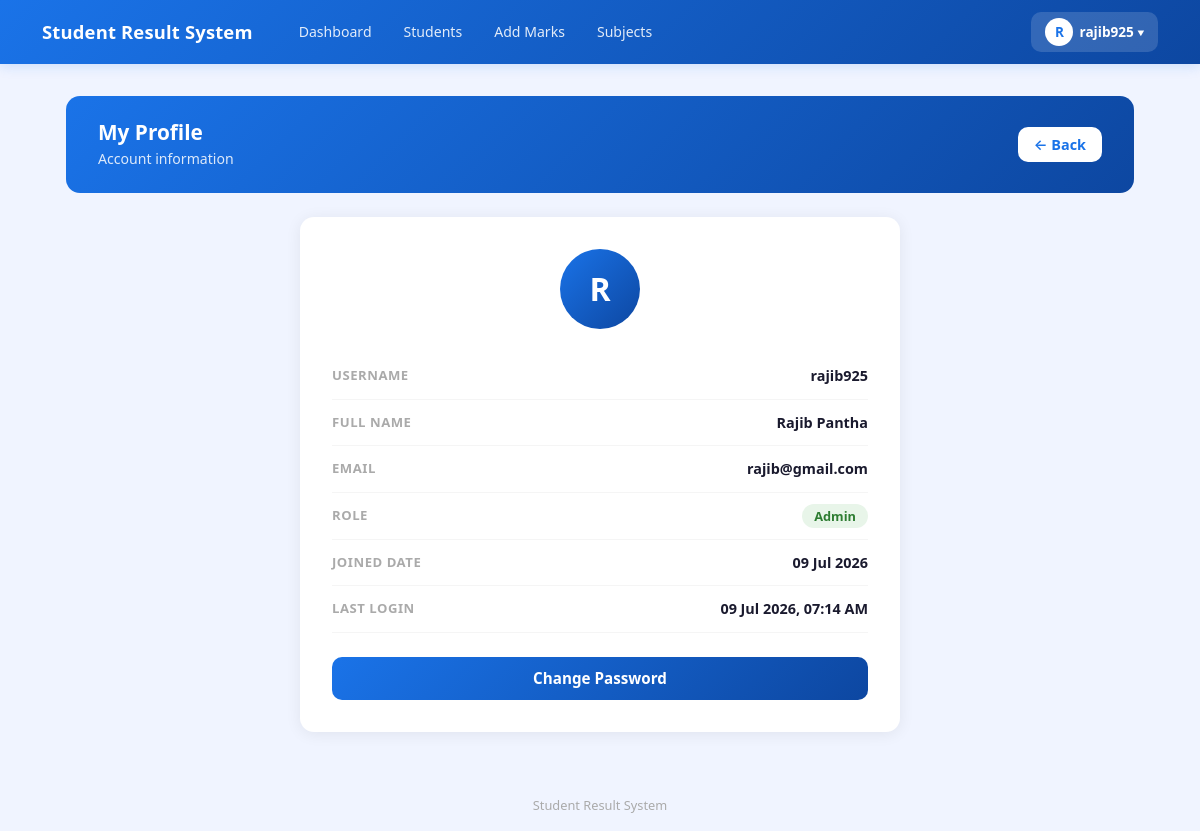
Page /profile/ (signed in) on the earlier database version.
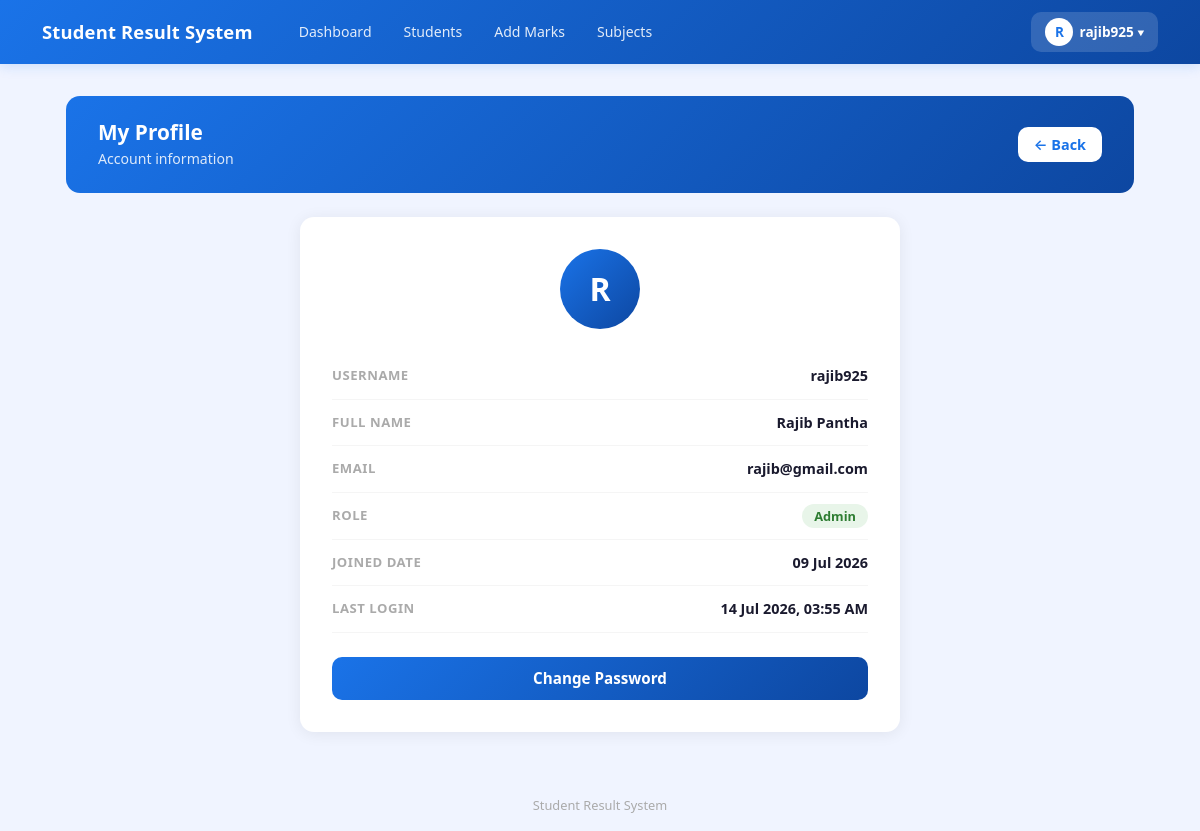
Same page on the later database version.
### result/models.py (models this page shows)
class CustomUser(AbstractUser):
    ROLE_CHOICES = (
        ('admin', 'Admin'),
        ('teacher', 'Teacher'),
        ('student', 'Student'),
    )
    role = models.CharField(max_length=10, choices=ROLE_CHOICES, default='student')
    phone = models.CharField(max_length=15, null=True, blank=True)

### result/views.py (the view)
# urls.py: path('profile/', views.profile, name='profile'),
@login_required(login_url='result:admin_login')
def profile(request):
    return render(request, 'result/profile.html', {'user': request.user})

### result/templates/result/profile.html (shortened to what this page needs)
{% extends 'result/base.html' %}
{% block content %}
<div class="page-header">
    <div>
        <h4> My Profile</h4>
        <p>Account information</p>
    </div>
    <a href="{% url 'dashboard' %}"
        style="background:white; color:#1a73e8; border-radius:10px; padding:7px 16px; text-decoration:none; font-weight:600; font-size:0.9rem;">←
        Back</a>
</div>
<div class="profile-card">
    <div class="avatar-circle">
        {{ user.username|first|upper }}
    </div>
    <div class="info-row">
        <span class="info-label">Username</span>
        <span class="info-value">{{ user.username }}</span>
    </div>
    <div class="info-row">
        <span class="info-label">Full Name</span>
        <span class="info-value">
            {% if user.get_full_name %}
            {{ user.get_full_name }}
            {% else %}
            <span style="color:#ccc;">Not set</span>
            {% endif %}
        </span>
    </div>
    <div class="info-row">
        <span class="info-label">Email</span>
        <span class="info-value">
            {% if user.email %}
            {{ user.email }}
            {% else %}
            <span style="color:#ccc;">Not set</span>
            {% endif %}
        </span>
    </div>
    <div class="info-row">
        <span class="info-label">Role</span>
        <span class="info-value">
            {% if user.is_superuser %}
            <span class="badge-superuser"> Super Admin</span>
            {% else %}
            <span class="badge-staff">Admin</span>
            {% endif %}
        </span>
    </div>
    <div class="info-row">
        <span class="info-label">Joined Date</span>
        <span class="info-value">{{ user.date_joined|date:"d M Y" }}</span>
    </div>
    <div class="info-row">
        <span class="info-label">Last Login</span>
        <span class="info-value">{{ user.last_login|date:"d M Y, h:i A" }}</span>
    </div>
    <a href="{% url 'change_password' %}" class="btn-change-pw">
        Change Password
    </a>
</div>
{% endblock %}

### result/templates/result/base.html (shortened to what this page needs)
<!DOCTYPE html>
<html lang="ne">
<head>
    <link href="https://cdn.jsdelivr.net/npm/bootstrap@5.3.0/dist/css/bootstrap.min.css" rel="stylesheet">
    <link href="https://cdn.jsdelivr.net/npm/bootstrap-icons@1.10.0/font/bootstrap-icons.css" rel="stylesheet">
</head>
<body>
    <nav class="navbar navbar-expand-lg">
        <div class="container">
         <a class="navbar-brand text-white" href="{% url 'result:dashboard' %}">
    Student Result System
</a>
            {% if user.is_authenticated %}
            <div class="collapse navbar-collapse" id="navMenu">
                <div class="d-flex gap-1 ms-3 flex-wrap align-items-center">
                    <a href="{% url 'result:dashboard' %}" class="nav-link-btn">Dashboard</a>
                    <a href="{% url 'result:student_list' %}" class="nav-link-btn">Students</a>
                    <a href="{% url 'result:add_marks' %}" class="nav-link-btn">Add Marks</a>
                    <a href="{% url 'result:subject_list' %}" class="nav-link-btn">Subjects</a>
                </div>
                <div class="ms-auto mt-2 mt-lg-0 profile-dropdown">
                    <button class="profile-btn" onclick="toggleDropdown()">
                        <div class="profile-avatar">
                            {{ request.user.username|first|upper }}
                        </div>
                        {{ request.user.username }}
                        ▾
                    </button>
                </div>
            </div>
            {% endif %}
        </div>
    </nav>
    <div class="main-container">
        {% block content %}{% endblock %}
    </div>
    <div class="site-footer">
        Student Result System
    </div>
</body>
</html>

Differences in the rows shown:
changed CustomUser "rajib925": last_login "09 Jul 2026, 07:14 AM" → "14 Jul 2026, 03:55 AM"
